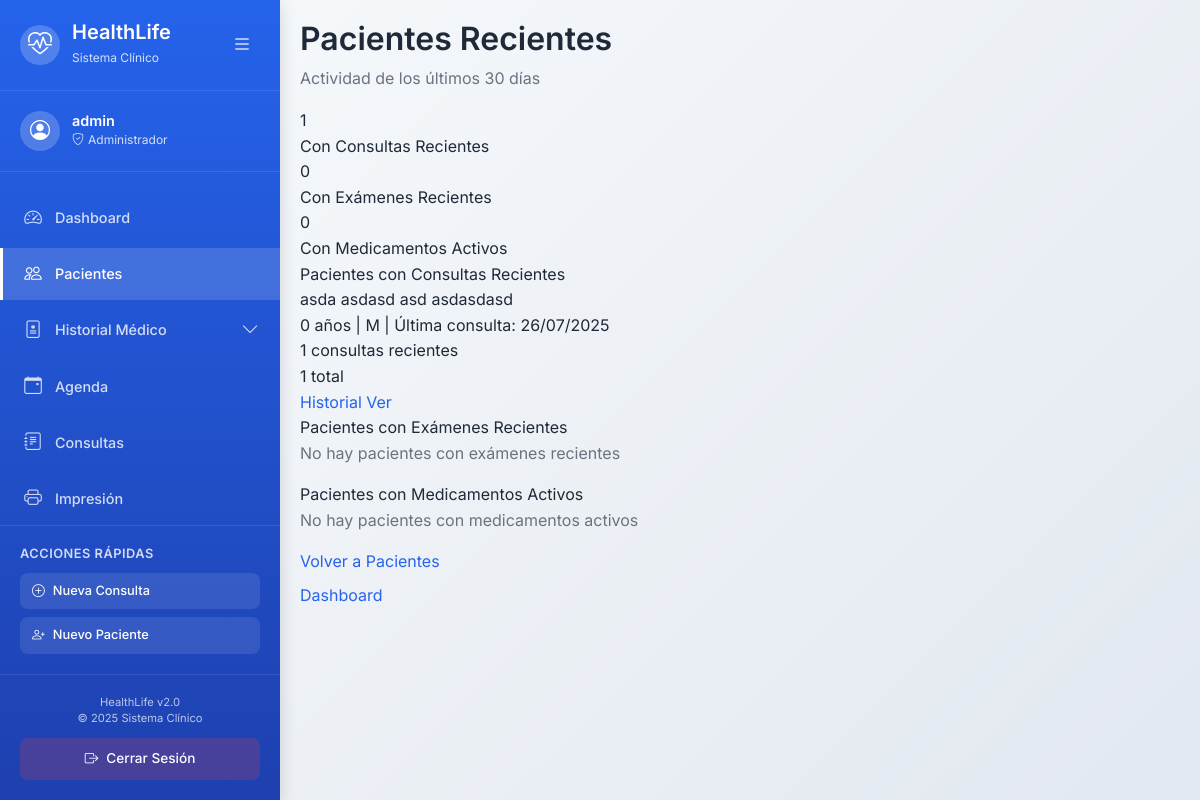
The app's page /pacientes/recientes/ (signed in), older data.
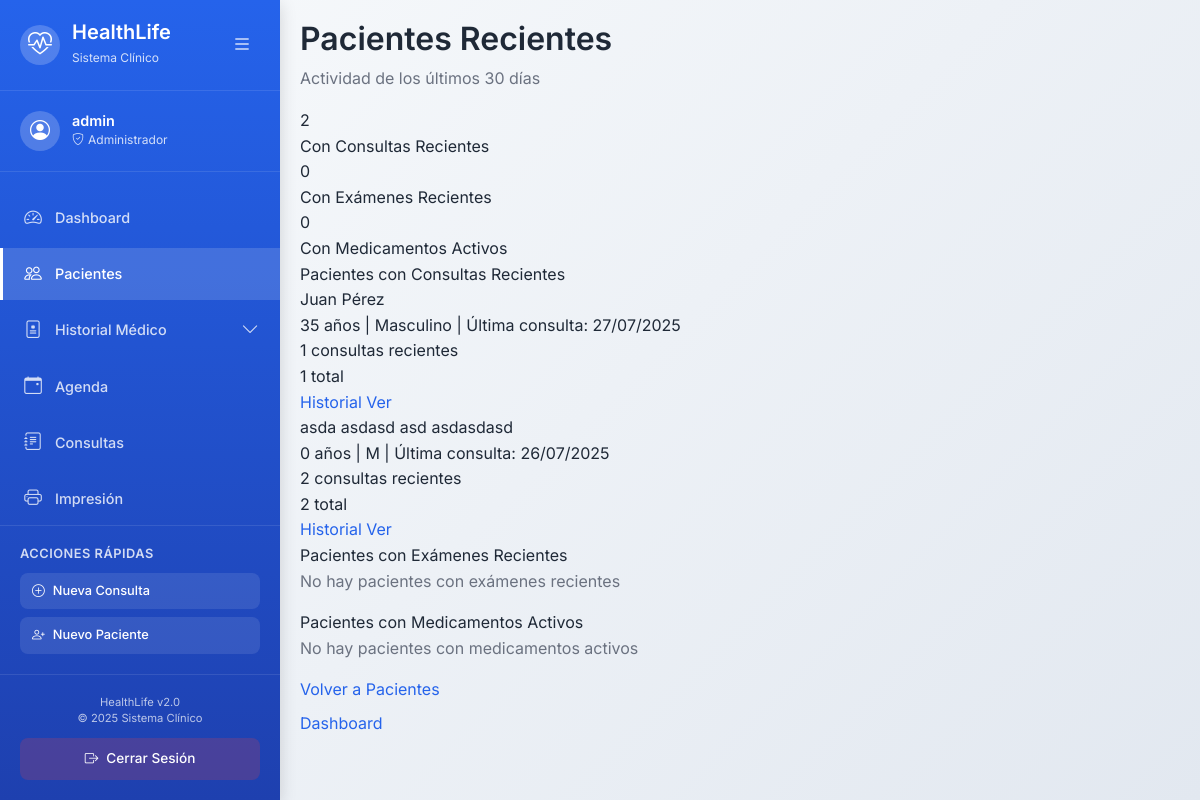
The same page, newer data.
### pacientes/models.py (models this page shows, shortened)
class Paciente(models.Model):
    primer_nombre = models.CharField(max_length=50)
    otros_nombres = models.CharField(max_length=50, blank=True, null=True)
    primer_apellido = models.CharField(max_length=50)
    segundo_apellido = models.CharField(max_length=50, blank=True, null=True)
    apellido_casada = models.CharField(max_length=50, blank=True, null=True)
    tipo_documento = models.CharField(max_length=20, choices=[
        ('DPI', 'DPI - Documento Personal de Identificación'),
        ('Pasaporte', 'Pasaporte'),
        ('Carné de Extranjería', 'Carné de Extranjería'),
        ('Otro', 'Otro documento')
    ], default='DPI')
    documento_identificacion = models.CharField(max_length=50, default='N/A')  # ✅ Agregado default
    nit = models.CharField(max_length=20, default='CF')
    fecha_nacimiento = models.DateField()
    genero = models.CharField(max_length=20, choices=[
        ('Masculino', 'Masculino'),
        ('Femenino', 'Femenino'),
        ('No binario', 'No binario'),
        ('Prefiero no decir', 'Prefiero no decir')
    ], default='Masculino')
    identidad_genero = models.CharField(max_length=50, blank=True, null=True)
    nacionalidad = models.CharField(max_length=50, default='Guatemalteca')  # ✅ Default sugerido
    profesion = models.CharField(max_length=100, blank=True, null=True)
    ocupacion = models.CharField(max_length=100, blank=True, null=True)
    discapacidad = models.CharField(max_length=100, blank=True, null=True)
    tipo_paciente = models.CharField(max_length=50, blank=True, null=True)
    estado_civil = models.CharField(max_length=20, choices=[
        ('Soltero/a', 'Soltero/a'),
        ('Casado/a', 'Casado/a'),
        ('Divorciado/a', 'Divorciado/a'),
        ('Viudo/a', 'Viudo/a'),
        ('Unión libre', 'Unión libre'),
        ('Separado/a', 'Separado/a')
    ], blank=True, null=True)
    correo = models.EmailField(default='paciente@ejemplo.com')  # ✅ Default para evitar error
    telefono = models.CharField(max_length=20, default='0000000000')  # ✅ Default obligatorio
    telefono_secundario = models.CharField(max_length=20, blank=True, null=True)  # ✅ Nuevo campo
    notificar_whatsapp = models.BooleanField(default=False)
    notificar_correo = models.BooleanField(default=False)
    notificar_sms = models.BooleanField(default=False)
    contacto_emergencia = models.CharField(max_length=100, blank=True, null=True)
    telefono_emergencia = models.CharField(max_length=20, blank=True, null=True)
    parentesco_emergencia = models.CharField(max_length=20, choices=[
        ('Cónyuge', 'Cónyuge'),
        ('Padre', 'Padre'),
        ('Madre', 'Madre'),
        ('Hijo/a', 'Hijo/a'),
        ('Hermano/a', 'Hermano/a'),
        ('Abuelo/a', 'Abuelo/a'),
        ('Tío/a', 'Tío/a'),
        ('Primo/a', 'Primo/a'),
        ('Amigo/a', 'Amigo/a'),
        ('Vecino/a', 'Vecino/a'),
        ('Otro', 'Otro')
    ], blank=True, null=True)
    direccion = models.TextField(default='Sin dirección')
    ciudad = models.CharField(max_length=100, default='Ciudad')  # ✅ Default obligatorio
    zona = models.CharField(max_length=10, blank=True, null=True)
    codigo_postal = models.CharField(max_length=10, blank=True, null=True)
    pais = models.CharField(max_length=50, default='Guatemala')  # ✅ Default obligatorio
    grupo_sanguineo = models.CharField(max_length=5, blank=True, null=True)
    factor_rh = models.CharField(max_length=5, blank=True, null=True)  # ✅ Nuevo campo
    alergias = models.CharField(max_length=100, blank=True, null=True)
    antecedentes_medicos = models.TextField(blank=True, null=True)  # ✅ Nuevo campo
    medicamentos_actuales = models.TextField(blank=True, null=True)  # ✅ Nuevo campo
    es_donador = models.BooleanField(default=False)
    comentarios_donacion = models.TextField(blank=True, null=True)
    fecha_donacion = models.DateField(blank=True, null=True)
    enviar_recordatorio = models.BooleanField(default=True)
    estado = models.CharField(max_length=10, choices=[
        ('Activo', 'Activo'), ('Inactivo', 'Inactivo')
    ], default='Activo')
    notas = models.TextField(blank=True, null=True)
    creado_por = models.ForeignKey(settings.AUTH_USER_MODEL, on_delete=models.SET_NULL, null=True)
    fecha_creacion = models.DateTimeField(auto_now_add=True)
    ultima_modificacion = models.DateTimeField(auto_now=True)
    def edad(self):
        from datetime import date
        if self.fecha_nacimiento:
            today = date.today()
            return today.year - self.fecha_nacimiento.year - (
                (today.month, today.day) < (self.fecha_nacimiento.month, self.fecha_nacimiento.day)
            )
        return None
    def nombre_completo(self):
        nombres = f"{self.primer_nombre}"
        if self.otros_nombres:
            nombres += f" {self.otros_nombres}"
        apellidos = f"{self.primer_apellido}"
        if self.segundo_apellido:
            apellidos += f" {self.segundo_apellido}"
        return f"{nombres} {apellidos}"
    class Meta:
        verbose_name = "Paciente"
        verbose_name_plural = "Pacientes"
        ordering = ['-fecha_creacion']
        indexes = [
            models.Index(fields=['primer_nombre', 'primer_apellido']),
            models.Index(fields=['documento_identificacion']),
            models.Index(fields=['telefono']),
            models.Index(fields=['estado']),
        ]

### pacientes/views.py (the view)
# urls.py: path('recientes/', views.pacientes_recientes, name='pacientes_recientes'),
@login_required
def pacientes_recientes(request):
    fecha_limite = timezone.now().date() - timedelta(days=30)
    pacientes_recientes = Paciente.objects.filter(
        consultas__fecha__date__gte=fecha_limite
    ).distinct().annotate(
        ultima_consulta=Max('consultas__fecha'),
        total_consultas=Count('consultas'),
        consultas_recientes=Count('consultas', filter=Q(consultas__fecha__date__gte=fecha_limite))
    ).order_by('-ultima_consulta')[:20]
    pacientes_con_examenes = Paciente.objects.filter(
        examenes__fecha_solicitud__gte=fecha_limite
    ).distinct().annotate(
        ultimo_examen=Max('examenes__fecha_solicitud'),
        total_examenes=Count('examenes'),
        examenes_recientes=Count('examenes', filter=Q(examenes__fecha_solicitud__gte=fecha_limite))
    ).order_by('-ultimo_examen')[:10]
    pacientes_con_medicamentos = Paciente.objects.filter(
        medicamentos__activo=True
    ).distinct().annotate(
        medicamentos_activos=Count('medicamentos', filter=Q(medicamentos__activo=True))
    ).order_by('-medicamentos_activos')[:10]
    context = {
        'pacientes_recientes': pacientes_recientes,
        'pacientes_con_examenes': pacientes_con_examenes,
        'pacientes_con_medicamentos': pacientes_con_medicamentos,
        'fecha_limite': fecha_limite,
    }
    return render(request, 'pacientes/pacientes_recientes.html', context)

### templates/pacientes/pacientes_recientes.html (shortened to what the changed rows need)
{% extends 'base.html' %}
{% load static %}
{% block content %}
<div class="recientes-container">
    <div class="recientes-card">
        <div class="recientes-header">
            <h1> Pacientes Recientes</h1>
        </div>
        <div class="recientes-content">
            <div class="stats-summary">
                <div class="stat-card">
                    <div class="stat-number">{{ pacientes_recientes.count }}</div>
                    <div class="stat-label">Con Consultas Recientes</div>
                </div>
            </div>
            <div class="section-card">
                {% if pacientes_recientes %}
                    {% for paciente in pacientes_recientes %}
                    <div class="paciente-item">
                        <div class="paciente-info">
                            <div class="paciente-nombre">{{ paciente.nombre_completo }}</div>
                            <div class="paciente-meta">
                                {{ paciente.edad }} años | {{ paciente.get_genero_display }} |
                                Última consulta: {{ paciente.ultima_consulta|date:"d/m/Y" }}
                            </div>
                            <div class="paciente-stats">
                                <div class="stat-item">
                                    <span>{{ paciente.consultas_recientes }} consultas recientes</span>
                                </div>
                                <div class="stat-item">
                                    <span>{{ paciente.total_consultas }} total</span>
                                </div>
                            </div>
                        </div>
                        <div class="paciente-actions">
                            <a href="{% url 'historial_medico' paciente.id %}" class="btn-action btn-primary-action">
                                 Historial
                            </a>
                            <a href="{% url 'listar_pacientes' %}" class="btn-action btn-secondary-action">
                                 Ver
                            </a>
                        </div>
                    </div>
                    {% endfor %}
                {% else %}
                    <div class="empty-state">
                        <i class="fas fa-stethoscope"></i>
                        <p>No hay pacientes con consultas recientes</p>
                    </div>
                {% endif %}
            </div>
        </div>
    </div>
</div>
{% endblock %}

Row changes from the older to the newer data that the page shows:
added Paciente: nombre_completo "Juan Pérez", edad "35", genero "Masculino", ultima_consulta "27/07/2025", consultas_recientes "1", total_consultas "1"
computed for Paciente "asda asdasd asd asdasdasd": consultas_recientes "1" → "2"; total_consultas "1" → "2"
Text that changed along with them:
{{ pacientes_recientes.count }}: "1" → "2"
